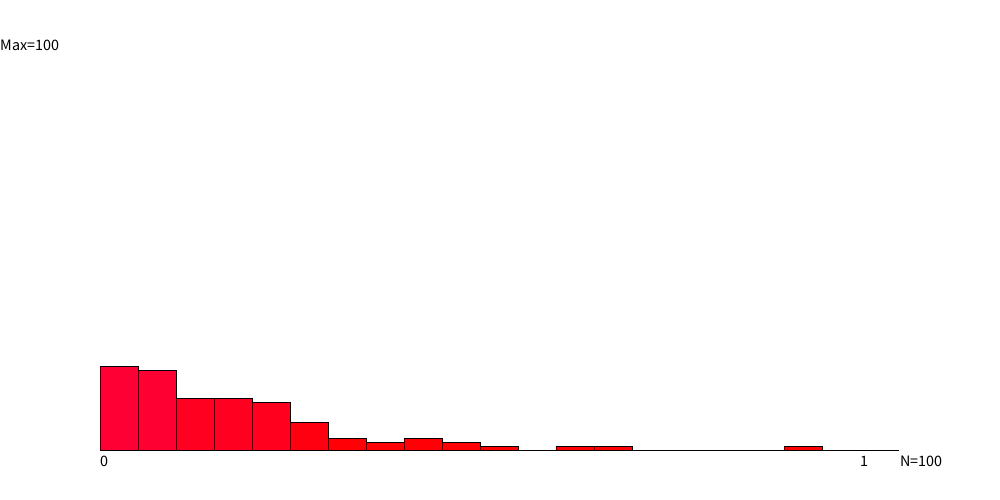
Frame 1 (no input)
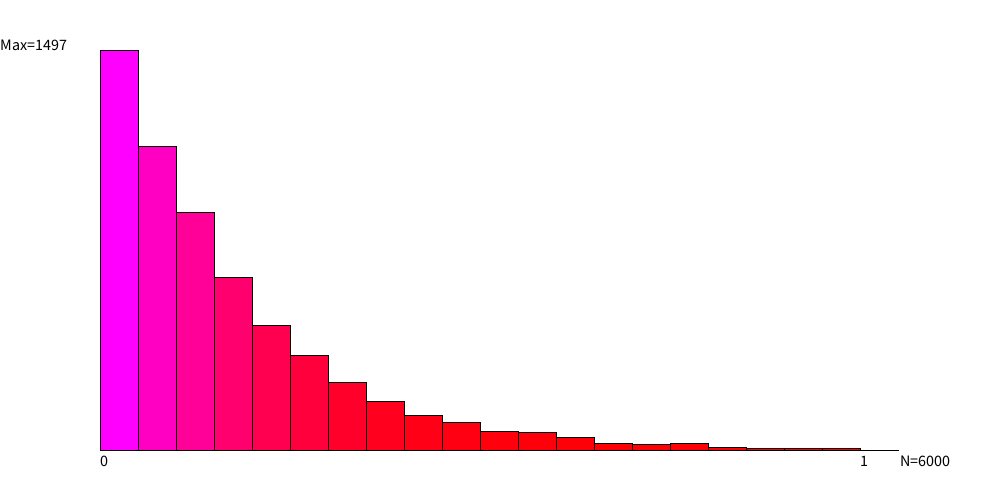
Frame 60 (the mouse pressed at the canvas centre just before this capture)
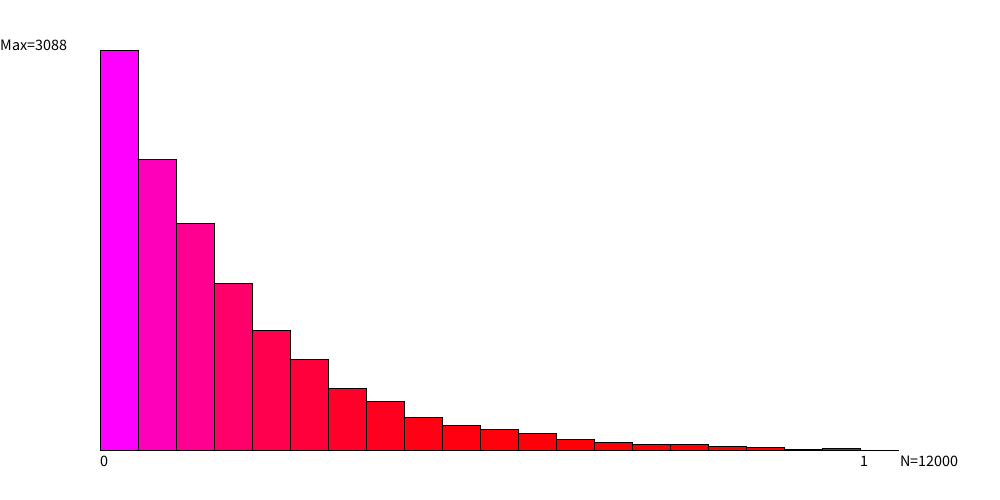
Frame 120 (the mouse held since frame 60 and released just before this capture)

The Processing sketch that drew these frames (run headless with seeded random() and noise(); from frame 60 on, the mouse is pressed at the canvas centre):

// Processing sketch: pareto
// ── pareto.pde
/// Program dop testowania różnych sposobów losowania
//-////////////////////////////////////////////////////////////////////////////
/// http://www.javamex.com/tutorials/random_numbers/xorshift.shtml#.WT6NEzekKXI
/// https://math.stackexchange.com/questions/1777367/how-to-generate-a-random-number-from-a-pareto-distribution
//-/////////////////////////////////////////////////////////////////////////////////////////////////////////////
/// W tym wypadku rozkład pareto ale oparty na 64 bitowym generatorze XORshift
//-///////////////////////////////////////////////////////////////////////////

/// XOR SHIFT random generator - flat distribution:
//-////////////////////////////////////////////////

/// Seed...
long xl=123456789L;

/// Helper...
double mianownik=(double)9223372036854775807L; //9,223,372,036,854,775,807 <--- max long 

/// Calculation...
double MyRandom2()
{
  xl ^= (xl << 21);
  xl ^= (xl >>> 35);
  xl ^= (xl << 4);
  return (Math.abs(xl)/mianownik);
}

// Pareto distribution from flat distribution
double a = 41.4104*(1-0.01); //Kształt- im większe tym ostrzej skośny rozkład
double b =  6.82053374; //Skalowanie - im większe tym większy zakres. 
                        //Wartość 6.n dobrana do zakresu 0..1
double limit = 1; //Akceptujemy tylko wartości od 0 do limit. 
                  //Większe powodują ponowne losowanie
  
double MyRandomPareto()
{
  double rndval;
  do 
  { 
   rndval = MyRandom2();
   double inv_fun_denom = Math.pow(1-rndval , 1/a);
   rndval = (b/inv_fun_denom)-b; //adding the -b did the trick //<>//
  }while(rndval>limit); //Akceptujemy tylko wartości od 0 do limit
  
  return rndval;
}

int NumOfBaskets=20;
int Basket[]=new int[NumOfBaskets+1];
int N=0; //Licznik losowań

//Pomocnicze zmienne do sensownej wizualizacji:
int ReqFrames=10; //Ile ramek na sekundę chcemy
int NumOfProbesPerDraw=100; //Ile losowań w jednej ramce
int MaxBasket=100; //Do skalowania słypków. Początkowo coś musi być. 

void setup()
{
  size(1000,500);
  frameRate(ReqFrames);
  for(int i=0;i<=NumOfBaskets;i++) //Resetowanie koszyków
           Basket[i]=0;
}

void draw()
{
  //Trochę losowań
  for(int s=0;s<NumOfProbesPerDraw;s++)
  {
    double rndval=MyRandomPareto(); //MyRandom1();//Powinno być w zakresie 0..1
    
    //Testowanie spełnienia założenia:
    if(rndval<0) { println("Niemożliwe!!! rndval=",rndval); continue;}
    if(rndval>1) { println("Coś za dużo :-) rndval=",rndval); continue;}
    
    //Do którego to koszyka?
    int i=(int)(rndval*NumOfBaskets);
    if(i>NumOfBaskets)
        i=NumOfBaskets; //Zabezpieczenie
    
    Basket[i]++;    //Doliczenie
    N++;
  }
  
  background(255); //Czyszczenie ekranu
  VisualiseBaskets(); //Rysowanie histogramu
}

void VisualiseBaskets() //Rysowanie słupków
{
  for(int i=0;i<=NumOfBaskets;i++) //Aktualizacja maksimum
  if(Basket[i]>MaxBasket)
        MaxBasket=Basket[i];
 
  int StartX=width/10; //10% po obu stronach okna zostawiamy 
  int StartY=height/10;
  int WidthH=StartX*8; //użytkowa szerokość histogramu
  int HeighH=StartY*8; //... i wysokość
  int StepX=WidthH/(NumOfBaskets+1); //Szerokość jednego słupka
  
  for(int i=0;i<=NumOfBaskets;i++)
  {
    fill(255,0,255*Basket[i]/MaxBasket); //Wizualizacja kolorem
    rect(StartX+i*StepX,StartY+HeighH,StepX,-(HeighH*Basket[i]/MaxBasket));
  }
  
  fill(0);
  textSize(16);
  text("Max="+MaxBasket,0,StartY);
  text("0",StartX,StartY+HeighH+16);
  text("1",StartX+NumOfBaskets*StepX,StartY+HeighH+16);
  text("N="+N,StartX+WidthH,StartY+HeighH+16);
}
